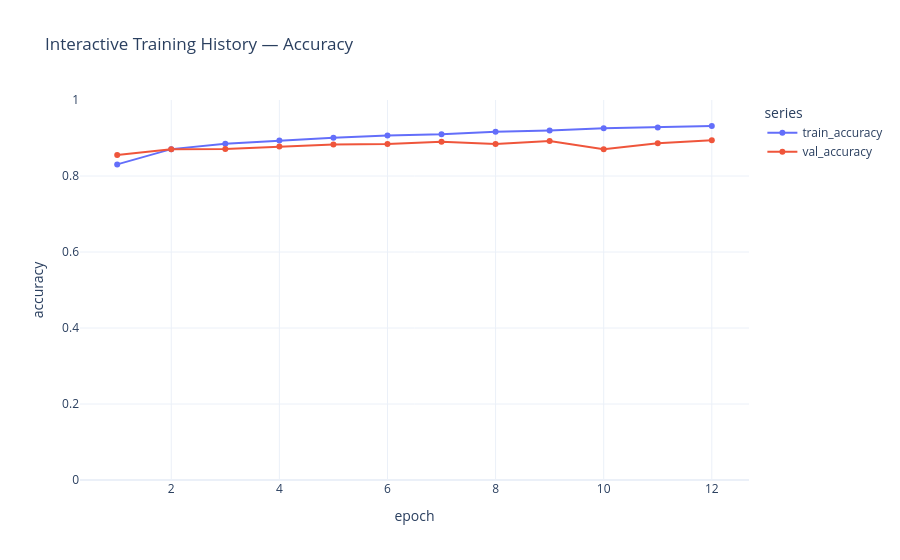

Source (notebook cell):
### Code cell
# Optional interactive accuracy chart
accuracy_long = history_df.melt(id_vars="epoch", value_vars=["train_accuracy", "val_accuracy"],
                                var_name="series", value_name="accuracy")
fig_accuracy = px.line(accuracy_long, x="epoch", y="accuracy", color="series", markers=True,
                       title="Interactive Training History — Accuracy")
fig_accuracy.update_layout(template="plotly_white", yaxis_range=[0, 1])
fig_accuracy.show()

### Figure 1 — Plotly figure (JSON) as saved in the notebook; plotly's stock layout.template omitted (floating-point values rounded to 4 significant figures)
{"data": [{"hovertemplate": "series=train_accuracy<br>epoch=%{x}<br>accuracy=%{y}<extra></extra>", "legendgroup": "train_accuracy", "line": {"color": "#636efa", "dash": "solid"}, "marker": {"symbol": "circle"}, "mode": "lines+markers", "name": "train_accuracy", "orientation": "v", "showlegend": true, "type": "scatter", "x": [1, 2, 3, 4, 5, 6, 7, 8, 9, 10, 11, 12], "xaxis": "x", "y": [0.8305, 0.8707, 0.8851, 0.8934, 0.9005, 0.9067, 0.9101, 0.9168, 0.9198, 0.9255, 0.9278, 0.9315], "yaxis": "y"}, {"hovertemplate": "series=val_accuracy<br>epoch=%{x}<br>accuracy=%{y}<extra></extra>", "legendgroup": "val_accuracy", "line": {"color": "#EF553B", "dash": "solid"}, "marker": {"symbol": "circle"}, "mode": "lines+markers", "name": "val_accuracy", "orientation": "v", "showlegend": true, "type": "scatter", "x": [1, 2, 3, 4, 5, 6, 7, 8, 9, 10, 11, 12], "xaxis": "x", "y": [0.855, 0.8703, 0.8708, 0.8774, 0.8829, 0.884, 0.8903, 0.8841, 0.8918, 0.8701, 0.8862, 0.8941], "yaxis": "y"}], "layout": {"legend": {"title": {"text": "series"}, "tracegroupgap": 0}, "title": {"text": "Interactive Training History — Accuracy"}, "xaxis": {"anchor": "y", "domain": [0, 1], "title": {"text": "epoch"}}, "yaxis": {"anchor": "x", "domain": [0, 1], "range": [0, 1], "title": {"text": "accuracy"}}}}
